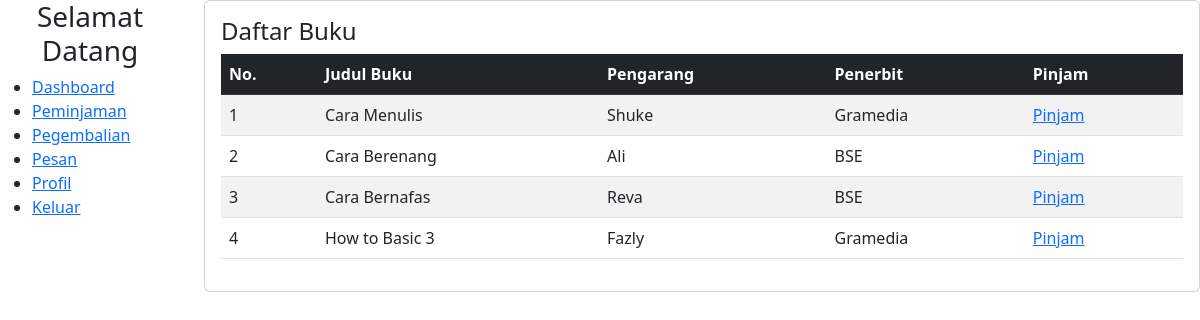
The app's page /user/index.php with its own data.
### tables this page shows
CREATE TABLE `buku` (
  `id` int(11) NOT NULL,
  `judul` varchar(100) NOT NULL,
  `id_kategori` int(11) NOT NULL,
  `id_penerbit` int(11) NOT NULL,
  `tahun_terbit` year(4) NOT NULL,
  `isbn` char(20) NOT NULL,
  `j_buku_baik` int(100) NOT NULL,
  `j_buku_rusak` int(100) NOT NULL,
  `pengarang` varchar(100) NOT NULL
);

CREATE TABLE `penerbit` (
  `id` int(11) NOT NULL,
  `kode` varchar(100) NOT NULL,
  `nama` varchar(100) NOT NULL,
  `verif` varchar(100) NOT NULL DEFAULT 'Verified'
);

### class/Database.php (called while the page is built, shortened)
<?php
class Database{
    private $server = "localhost";
    private $username = "root";
    private $password = "";
    private $database = "db_perpus";
    public function __construct(){
        $this->db = mysqli_connect($this->server, $this->username, $this->password, $this->database);
    }
}
?>

### class/Buku.php (called while the page is built, shortened)
<?php
include_once("Database.php");
class Buku extends Database
{
    public function all()
    {
        $sql = "SELECT buku.id, buku.judul, buku.pengarang, penerbit.nama as penerbit, buku.j_buku_baik, buku.j_buku_rusak, buku.j_buku_baik + buku.j_buku_rusak as jumlah from buku, penerbit where buku.id_penerbit = penerbit.id";
        return $this->db->query($sql)->fetch_all(MYSQLI_ASSOC);
    }
}

### user/index.php (the view, shortened to what this page needs)
<?php
include_once("../class/Buku.php");
$buku = new Buku;
$data_buku = $buku->all();
?>
<!DOCTYPE html>
<html lang="en">
<head>
    <?php include("../partials/t_script_js.php") ?>
</head>
<body>
    <div class="row">
        <div class="col-2">
            <?php include("../partials/sidebar_user.php") ?>
        </div>
        <div class="col">
            <div class="card">
                <div class="card-body">
                    <h4>Daftar Buku</h4>
                    <table class="table table-striped" id="jquery-tab">
                        <thead>
                            <tr class="table-dark">
                                <th>No.</th>
                                <th>Judul Buku</th>
                                <th>Pengarang</th>
                                <th>Penerbit</th>
                                <th>Pinjam</th>
                            </tr>
                        </thead>
                        <tbody>
                            <?php foreach ($data_buku as $key => $b) { ?>
                                <tr>
                                    <td><?= $key + 1 ?></td>
                                    <td><?= $b["judul"] ?></td>
                                    <td><?= $b["pengarang"] ?></td>
                                    <td><?= $b["penerbit"] ?></td>
                                    <td><a href="form_peminjaman.php?id_buku=<?= $b["id"] ?>">Pinjam</a></td>
                                </tr>
                            <?php } ?>
                        </tbody>
                    </table>
                </div>
            </div>
        </div>
    </div>
</body>
</html>

### records on screen
buku: judul "Cara Menulis", pengarang "Shuke", id_penerbit.nama "Gramedia"
buku: judul "Cara Berenang", pengarang "Ali", id_penerbit.nama "BSE"
buku: judul "Cara Bernafas", pengarang "Reva", id_penerbit.nama "BSE"
buku: judul "How to Basic 3", pengarang "Fazly", id_penerbit.nama "Gramedia"
